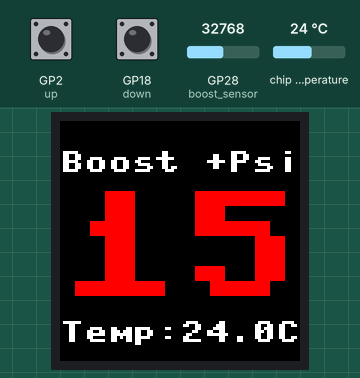
Simulated run of this program. Board: Raspberry Pi Pico running MicroPython. Shown: 240×240 colour display. The inputs (shaded band) are chosen by the test bench; at power-on: GP28 (boost_sensor) = 32768, GP2 (up) HIGH, GP18 (down) HIGH, chip temperature 24 °C (analog values on the 0–65535 scale). What the program prints to the serial console is not drawn.

Above: at 1.2 s.
1.3 s: GP28 (boost_sensor) set to 32064
At 1.9 s:
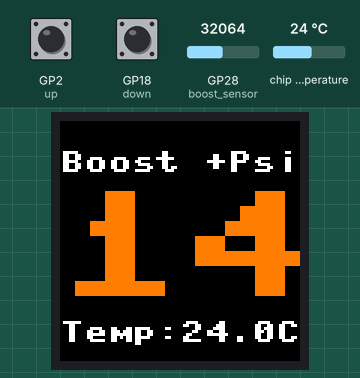
2.8 s: GP28 (boost_sensor) set to 29264
At 3.6 s:
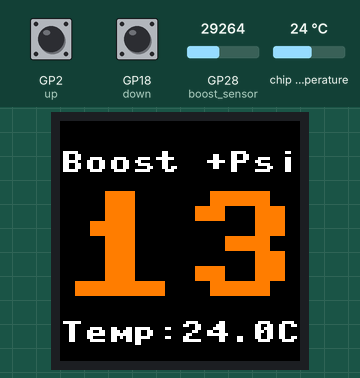
4.3 s: GP28 (boost_sensor) set to 0
At 5.4 s:
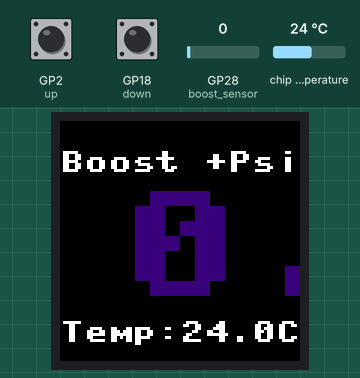
Timing chart, 0 to 7.3 s (numbered marks = the images above; inputs shaded):
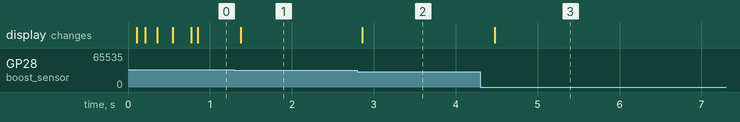

Measured:
- the behaviour switches between 32592 and 32576 on GP28 (boost_sensor) (found by bisection; images 0 and 1)
- the behaviour switches between 30416 and 30400 on GP28 (boost_sensor) (found by bisection; images 1 and 2)
- after the input at 1.3 s, the display: changes after 0.08 s (image 1)
- after the input at 2.8 s, the display: changes after 0.06 s (image 2)
- after the input at 4.3 s, the display: changes after 0.17 s (image 3)

The program:

main.py
```python
# WaceShare Library code
# Alistair Mcgranaghan 24/09/2022
from machine import Pin,SPI,PWM
import framebuf
import utime
import os
import math

# ============ Start of Drive Code ================

BL = 13  # Pins used for display screen
DC = 8
RST = 12
MOSI = 11
SCK = 10
CS = 9

class LCD_1inch3(framebuf.FrameBuffer):
    def __init__(self):
        self.width = 240
        self.height = 240

        self.cs = Pin(CS,Pin.OUT)
        self.rst = Pin(RST,Pin.OUT)

        self.cs(1)
        self.spi = SPI(1)
        self.spi = SPI(1,1000_000)
        self.spi = SPI(1,100000_000,polarity=0, phase=0,sck=Pin(SCK),mosi=Pin(MOSI),miso=None)
        self.dc = Pin(DC,Pin.OUT)
        self.dc(1)
        self.buffer = bytearray(self.height * self.width * 2)
        super().__init__(self.buffer, self.width, self.height, framebuf.RGB565)
        self.init_display()

        self.red   =   0x07E0 # Pre-defined colours
        self.green =   0x001f # Probably easier to use colour(r,g,b) defined below
        self.blue  =   0xf800
        self.white =   0xffff

    def write_cmd(self, cmd):
        self.cs(1)
        self.dc(0)
        self.cs(0)
        self.spi.write(bytearray([cmd]))
        self.cs(1)

    def write_data(self, buf):
        self.cs(1)
        self.dc(1)
        self.cs(0)
        self.spi.write(bytearray([buf]))
        self.cs(1)

    def init_display(self):
        """Initialize display"""
        self.rst(1)
        self.rst(0)
        self.rst(1)

        self.write_cmd(0x36)
        self.write_data(0x70)

        self.write_cmd(0x3A)
        self.write_data(0x05)

        self.write_cmd(0xB2)
        self.write_data(0x0C)
        self.write_data(0x0C)
        self.write_data(0x00)
        self.write_data(0x33)
        self.write_data(0x33)

        self.write_cmd(0xB7)
        self.write_data(0x35)

        self.write_cmd(0xBB)
        self.write_data(0x19)

        self.write_cmd(0xC0)
        self.write_data(0x2C)

        self.write_cmd(0xC2)
        self.write_data(0x01)

        self.write_cmd(0xC3)
        self.write_data(0x12)

        self.write_cmd(0xC4)
        self.write_data(0x20)

        self.write_cmd(0xC6)
        self.write_data(0x0F)

        self.write_cmd(0xD0)
        self.write_data(0xA4)
        self.write_data(0xA1)

        self.write_cmd(0xE0)
        self.write_data(0xD0)
        self.write_data(0x04)
        self.write_data(0x0D)
        self.write_data(0x11)
        self.write_data(0x13)
        self.write_data(0x2B)
        self.write_data(0x3F)
        self.write_data(0x54)
        self.write_data(0x4C)
        self.write_data(0x18)
        self.write_data(0x0D)
        self.write_data(0x0B)
        self.write_data(0x1F)
        self.write_data(0x23)

        self.write_cmd(0xE1)
        self.write_data(0xD0)
        self.write_data(0x04)
        self.write_data(0x0C)
        self.write_data(0x11)
        self.write_data(0x13)
        self.write_data(0x2C)
        self.write_data(0x3F)
        self.write_data(0x44)
        self.write_data(0x51)
        self.write_data(0x2F)
        self.write_data(0x1F)
        self.write_data(0x1F)
        self.write_data(0x20)
        self.write_data(0x23)

        self.write_cmd(0x21)

        self.write_cmd(0x11)

        self.write_cmd(0x29)

    def show(self):
        self.write_cmd(0x2A)
        self.write_data(0x00)
        self.write_data(0x00)
        self.write_data(0x00)
        self.write_data(0xef)

        self.write_cmd(0x2B)
        self.write_data(0x00)
        self.write_data(0x00)
        self.write_data(0x00)
        self.write_data(0xEF)

        self.write_cmd(0x2C)

        self.cs(1)
        self.dc(1)
        self.cs(0)
        self.spi.write(self.buffer)
        self.cs(1)

    # def taken from https://github.com/dhargopala/pico-custom-font/blob/main/lcd_lib.py
    def write_text(self,text,x,y,size,color):
        ''' Method to write Text on OLED/LCD Displays
            with a variable font size
            Args:
                text: the string of chars to be displayed
                x: x co-ordinate of starting position
                y: y co-ordinate of starting position
                size: font size of text
                color: color of text to be displayed
        '''
        background = self.pixel(x,y)
        info = []

        # Creating reference charaters to read their values
        self.text(text,x,y,color)
        for i in range(x,x+(8*len(text))):
            for j in range(y,y+8):
                # Fetching amd saving details of pixels, such as
                # x co-ordinate, y co-ordinate, and color of the pixel
                px_color = self.pixel(i,j)
                info.append((i,j,px_color)) if px_color == color else None

        # Clearing the reference characters from the screen
        self.text(text,x,y,background)

        # Writing the custom-sized font characters on screen
        for px_info in info:
            self.fill_rect(size*px_info[0] - (size-1)*x , size*px_info[1] - (size-1)*y, size, size, px_info[2])

# ========= End of Driver ===========


# Global values
boost = 0
boost_current = 0
boost_max = 0
boost_sensor = machine.ADC(2)
boost_input_min = 0
boost_input_max = 30.17
boost_array = [0, 0, 0, 0, 0]
temp_array = [0, 0, 0, 0, 0]
startup_loop = 1
boost_loop = 0
current_atms = 14.7
brightness = 65535
temp_sensor = machine.ADC(4)
temp_conversion_factor = 3.3 / (65535)
tmp_current = 0
pwm = PWM(Pin(BL)) # Screen Brightness
pwm.freq(1000)
pwm.duty_u16(brightness) # max 65535 - mid value
LCD = LCD_1inch3()
back_col = 0

def rgb_color(R,G,B):
# Get RED value
    rp = int(R*31/255) # range 0 to 31
    if rp < 0: rp = 0
    r = rp *8

# Get Green value - more complicated!
    gp = int(G*63/255) # range 0 - 63
    if gp < 0: gp = 0
    g = 0
    if gp & 1:  g = g + 8192
    if gp & 2:  g = g + 16384
    if gp & 4:  g = g + 32768
    if gp & 8:  g = g + 1
    if gp & 16: g = g + 2
    if gp & 32: g = g + 4

# Get BLUE value
    bp =int(B*31/255) # range 0 - 31
    if bp < 0: bp = 0
    b = bp *256
    rgb_color = r+g+b
    return rgb_color

def ring(cx,cy,r,cc):   # Draws a circle - with centre (x,y), radius, color
    for angle in range(91):  # 0 to 90 degrees in 2s
        y3=int(r*math.sin(math.radians(angle)))
        x3=int(r*math.cos(math.radians(angle)))
        LCD.pixel(cx-x3,cy+y3,cc)  # 4 quadrants
        LCD.pixel(cx-x3,cy-y3,cc)
        LCD.pixel(cx+x3,cy+y3,cc)
        LCD.pixel(cx+x3,cy-y3,cc)


def boostColour(boostValue): # Returns the colour of the boost text based on boost value.
    boostCol = rgb_color(128,128,128)
    print(boostValue)
    if(boostValue <= 6):
        boostCol = rgb_color(64,0,128)

    if( boostValue > 6 and boostValue <= 8 ):
        boostCol = rgb_color(0,0,255)

    if( boostValue > 8 and boostValue <= 10 ):
        boostCol = rgb_color(0,255,0)

    if( boostValue > 10 and boostValue <= 12 ):
        boostCol = rgb_color(255,255,0)

    if( boostValue > 12 and boostValue <= 14 ):
        boostCol = rgb_color(255,128,0)

    if( boostValue > 14 ):
        boostCol = rgb_color(255,0,0)

    return boostCol

def updateBoost(): # Updates the boost value on screen and stores the old value.
    global boost_current
    global boost
    boost_positive = "Boost +Psi"
    boost_negative = "Boost -Psi"
    boost_text = boost_positive
    xpos = 0
    tmp_boost = boost

    if tmp_boost < 0:
        tmp_boost = tmp_boost * -1
        boost_text = boost_negative

    if tmp_boost < 10: xpos = 60

    LCD.fill_rect(0,0,240,190,back_col)
    boost_current = boost
    LCD.write_text(str(tmp_boost), xpos, 70, 15, boostColour(boost))
    LCD.write_text(boost_text, 0, 30, 3, rgb_color(255,255,255))

def readBoost(): # Reads the boost value from the AD pin and return boost value in psi
    global current_atms
    tmp_boost = 0
    tmp_boost = boost_sensor.read_u16()
    boost_voltage = boost_sensor.read_u16() * temp_conversion_factor
    display_boost = int(((tmp_boost - 0) / (65535 - 0)) * (boost_input_max - boost_input_min) + boost_input_min)
    display_boost = display_boost - current_atms # Adjust for atmospheric pressure to get a + or - psi value
    return display_boost

def readTemp(): # Reads temp and returns the value
    temp_reading = 27 - ((temp_sensor.read_u16() * temp_conversion_factor) - 0.706)/0.001721
    return temp_reading

def updateTemp(): # Updates the temprature display with current temp.
    LCD.fill_rect(0,190,240,240,back_col)
    LCD.write_text("Temp:"+str(round(temp_reading, 1))+"C", 0, 200, 3, rgb_color(255,255,255))

def startupDisplay(loop_count): # Draw startup screen
    LCD.fill(0)
    for r in range(loop_count * 4):
        ring(120,120,60+r*3,rgb_color(0,255-8*r,0))
    LCD.text("Calibrating", 75, 115, rgb_color(255,255,255))
    LCD.show()

# =========== Main ============

# Background color - black
LCD.fill(rgb_color(0,0,0))
LCD.show()

# Define pins for buttons and Joystick
keyA = Pin(15,Pin.IN,Pin.PULL_UP) # Normally 1 but 0 if pressed
keyB = Pin(17,Pin.IN,Pin.PULL_UP)
keyX = Pin(19,Pin.IN,Pin.PULL_UP)
keyY= Pin(21,Pin.IN,Pin.PULL_UP)

up = Pin(2,Pin.IN,Pin.PULL_UP)
down = Pin(18,Pin.IN,Pin.PULL_UP)
left = Pin(16,Pin.IN,Pin.PULL_UP)
right = Pin(20,Pin.IN,Pin.PULL_UP)
ctrl = Pin(3,Pin.IN,Pin.PULL_UP)

LCD.show()

running = True # Loop control

# =========== Main loop ===============
while(running):
    #if (keyA.value() == 0):
        #print("A")

    #if (keyB.value() == 0):
        #print("B")

    #if (keyX.value() == 0):
        #print("X")

    #if (keyY.value() == 0):
        #print("Y")

    if (up.value() == 0):
        #print("UP")
        #print("brightness up")
        tmp_brightness = brightness + 2048
        if(tmp_brightness >= 65535):
            tmp_brightness = 65535
        brightness = tmp_brightness
        pwm.duty_u16(brightness)

    if (down.value() == 0):
        #print("DOWN")
        #print("brightness down")
        tmp_brightness = brightness - 2048
        if(tmp_brightness <= 4096):
            tmp_brightness = 4096
        brightness = tmp_brightness
        pwm.duty_u16(brightness)

    #if (left.value() == 0):
        #print("LEFT")

    #if (right.value() == 0):
        #print("RIGHT")

    #if (ctrl.value() == 0):
        #print("CTRL")


    boost_array[boost_loop] = readBoost()
    temp_array[boost_loop] = readTemp()
    boost_loop+=1

    if (startup_loop == 1):
        startupDisplay(boost_loop)

    if (boost_loop == 5 and startup_loop == 1 ):
        boost_loop = 0
        startup_loop = 0
        current_atms = (boost_array[0] + boost_array[1] + boost_array[2] + boost_array[3] + boost_array[4]) // 5

    if (boost_loop == 5 and startup_loop == 0 ):
        boost_loop = 0
        boost = (boost_array[0] + boost_array[1] + boost_array[2] + boost_array[3] + boost_array[4]) // 5
        temp_reading = (temp_array[0] + temp_array[1] + temp_array[2] + temp_array[3] + temp_array[4]) // 5
        updateBoost()
        updateTemp()
        LCD.show()


    if (keyA.value() == 0) and (keyY.value() == 0): # Halt looping?
        running = False

    utime.sleep_us(200) # Debounce delay

# Finish
LCD.fill(0)
for r in range(10):
    ring(120,120,60+r,rgb_color(255,255,0))
LCD.text("Halted", 95, 115, rgb_color(255,0,0))
LCD.show()

# Tidy up
utime.sleep(3)
LCD.fill(0)
LCD.show()
```
